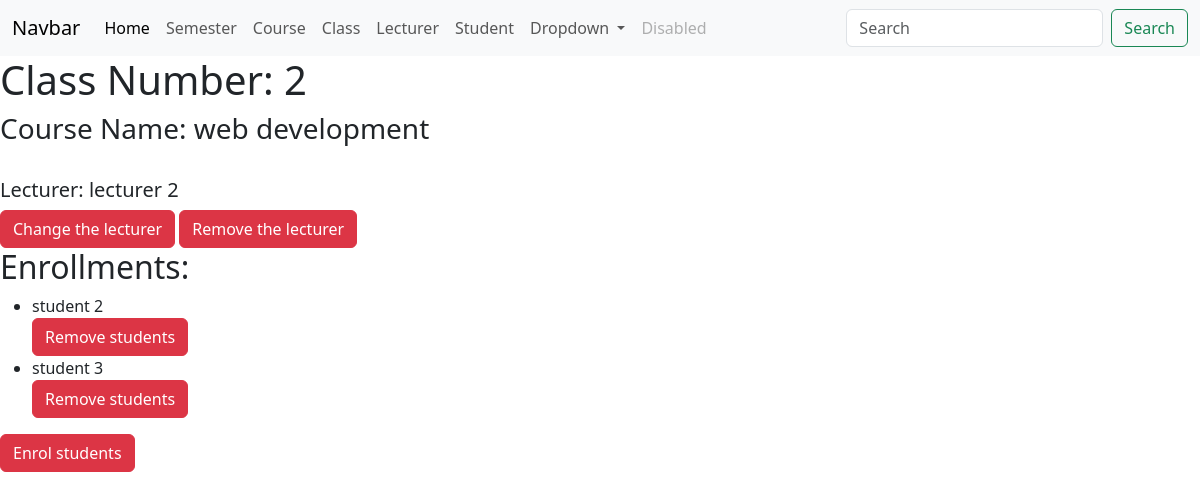
Screenshot of /classes/2 with the database file from the repository.
### attendance/models.py (models this page shows, shortened)
class Class(models.Model):
    number = models.CharField(max_length=255)
    course = models.ForeignKey(Course, on_delete=models.CASCADE, related_name='classes')
    enrollments = models.ManyToManyField(Enrollment, null=True, blank=True)
    lecturer = models.ForeignKey(Lecturer, null=True, blank=True, on_delete=models.CASCADE)

class Course(models.Model):
    semester = models.ForeignKey(Semester, on_delete=models.CASCADE, related_name='courses')
    code = models.CharField(max_length=255)
    name = models.CharField(max_length=255)

class Lecturer(models.Model):
    dob = models.DateField()
    lecturerInfo = models.OneToOneField(User, on_delete=models.CASCADE)

class Enrollment(models.Model):
    student = models.OneToOneField(Student, on_delete=models.CASCADE)

class Student(models.Model):
    dob = models.DateField()
    studentInfo = models.OneToOneField(User, on_delete=models.CASCADE)

### attendance/views.py (the view)
# urls.py: path("classes/<int:id>", detail_class,
def detail_class(request, id):
    error_message = ""
    try:
        data = Class.objects.get(id=id)
    except Class.DoesNotExist:
        error_message = "The category does not exist"
        data = None
    return render(request, "detail_class.html",
                  {"class": data,
                   "error_message": error_message})

### attendance/templates/detail_class.html (shortened to what this page needs)
{% extends 'base.html' %}
{% block content %}
    <h1>Class Number: {{ class.number }}</h1>
    <h3>Course Name: {{ class.course.name }}</h3></br>
    <h5>Lecturer: {{ class.lecturer.lecturerInfo.first_name }} {{ class.lecturer.lecturerInfo.last_name }}</h5>
    {% if class.lecturer != null %}
        <a href="{% url 'update_class_lecturer_view' class.id %}" class="btn btn-danger">Change the lecturer</a>
        <a href="{% url 'remove_class_lecturer' class.id %}" class="btn btn-danger">Remove the lecturer</a>
    {% endif %}
    <h2>Enrollments:</h2>
    <ul>
        {% for enrollment in class.enrollments.all %}
            <li>{{ enrollment.student.studentInfo.first_name }} {{ enrollment.student.studentInfo.last_name }}</li>
            <a href="{% url 'remove_class_enrollment' class.id enrollment.id %}" class="btn btn-danger">Remove students</a>
        {% endfor %}
    </ul>
    <a href="{% url 'enrol_class_enrolment_view' class.id %}" class="btn btn-danger">Enrol students</a>
{% endblock %}

### rows the page displays
Class: number "2", course.name "web development", lecturer.lecturerInfo.first_name "lecturer", lecturer.lecturerInfo.last_name "2"
Enrollment: student.studentInfo.first_name "student", student.studentInfo.last_name "2"
Enrollment: student.studentInfo.first_name "student", student.studentInfo.last_name "3"
